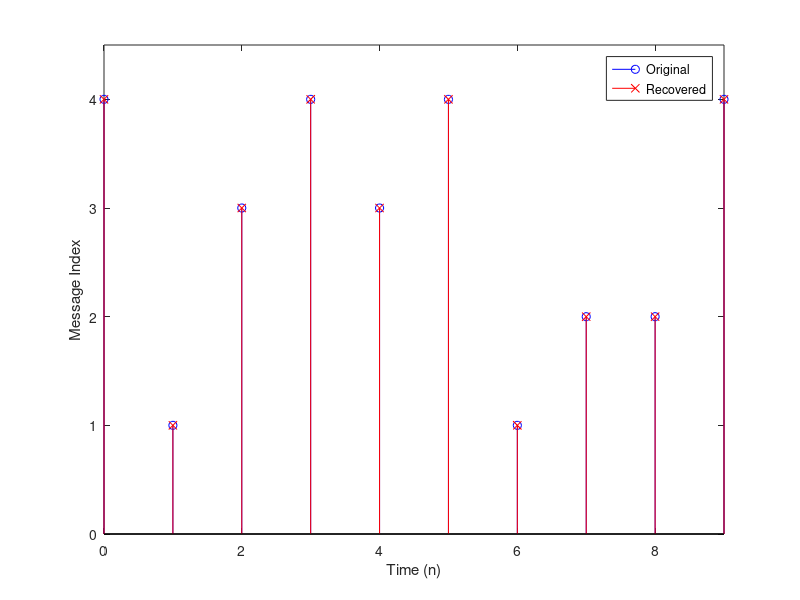

This chart was generated by the following MATLAB code:
%----------------------------------------------------------------------
% Chapter 4
% "Digital Communication Systems Engineering Using Software Defined Radio
% MATLAB Scripts
%----------------------------------------------------------------------

% Clear workspace
clear all;

figNum = 1;
%%%%%%%%%%%%%%%%%%%%%%%%%%%%%%%%%%%%%%%%%%%%%%%%%%%%%%%%%%%%%
%% Gram-Schmidt Orthogonalization and Vectorization

% Define parameters
N_samp = 1000; % Number of samples per time unit

% Create orthonormal basis functions
phi1 = [( 1/sqrt(3))*ones(1,N_samp) ...
	( 1/sqrt(3))*ones(1,N_samp) ...
	(-1/sqrt(3))*ones(1,N_samp)];
phi2 = [( 1/sqrt(6))*ones(1,N_samp) ...
	( 1/sqrt(6))*ones(1,N_samp) ...
	( 2/sqrt(6))*ones(1,N_samp)];
phi3 = [0*ones(1,N_samp) 0*ones(1,N_samp) 0*ones(1,N_samp)];
phi4 = [( 1/sqrt(2))*ones(1,N_samp) ...
	(-1/sqrt(2))*ones(1,N_samp) ...
	  0*ones(1,N_samp)];

% Based on these orthonormal basis functions, create the four symbol waveforms
sig_s1 = (2/sqrt(3))*phi1 + (sqrt(6)/3)*phi2 + 0*phi3 + 0*phi4;
sig_s2 = 0*phi1 + 0*phi2 + 0*phi3 + sqrt(2)*phi4;
sig_s3 = (sqrt(3))*phi1 + 0*phi2 + 0*phi3 + 0*phi4;
sig_s4 = (-1/sqrt(3))*phi1 + (-4/sqrt(6))*phi2 + 0*phi3 + 0*phi4;


%% Correlator-based receiver implementation using Gram-Schmidt example
% previous demonstrated

% Define parameters
N_symb = 10; % Number of symbols contained within intercepted signal

% Randomly generate intercepted waveform consisting of s1(n), s2(n), s3(n), and s4(n)
rx_sig = [];
orig_msg = [];
for ind = 1:1:N_symb,
    rnd_val = rand(1,1);
    if (rnd_val < 0.25) % Add s1(n) waveform
        rx_sig = [rx_sig sig_s1];
        orig_msg = [orig_msg 1];
    elseif ((rnd_val >= 0.25)&&(rnd_val < 0.5)) % Add s2(n) waveform
        rx_sig = [rx_sig sig_s2];
        orig_msg = [orig_msg 2];
    elseif ((rnd_val >= 0.5)&&(rnd_val < 0.75)) % Add s3(n) waveform
        rx_sig = [rx_sig sig_s3];
        orig_msg = [orig_msg 3];
    else % Add s4(n) waveform
        rx_sig = [rx_sig sig_s4];
        orig_msg = [orig_msg 4];
    end;
end;

% Vectorize the intercepted signal
dim1_comp = [];
dim2_comp = [];
dim4_comp = [];
for ind = 1:1:N_symb,
    dim1_comp = [dim1_comp sum(rx_sig(((ind-1)*3*N_samp+1):1:(ind*3*N_samp)).*phi1)];
    dim2_comp = [dim2_comp sum(rx_sig(((ind-1)*3*N_samp+1):1:(ind*3*N_samp)).*phi2)];
    dim4_comp = [dim4_comp sum(rx_sig(((ind-1)*3*N_samp+1):1:(ind*3*N_samp)).*phi4)];
end;
dim1_comp = dim1_comp/N_samp;
dim2_comp = dim2_comp/N_samp;
dim4_comp = dim4_comp/N_samp;

% Using the correlator receiver approach, we determine the closest symbol
% vector to each vectorized waveform based on Euclidean distance
s1vec = [(2/sqrt(3)) (sqrt(6)/3) 0 0];
s2vec = [0 0 0 sqrt(2)];
s3vec = [(sqrt(3)) 0 0 0];
s4vec = [(-1/sqrt(3)) (-4/sqrt(6)) 0 0];
est_msg = [];
for ind = 1:1:N_symb,
    [val,symb_ind] = min([ ...
        sum((s1vec - [dim1_comp(ind) dim2_comp(ind) 0 dim4_comp(ind)]).^2) ...
        sum((s2vec - [dim1_comp(ind) dim2_comp(ind) 0 dim4_comp(ind)]).^2) ...
        sum((s3vec - [dim1_comp(ind) dim2_comp(ind) 0 dim4_comp(ind)]).^2) ...
        sum((s4vec - [dim1_comp(ind) dim2_comp(ind) 0 dim4_comp(ind)]).^2) ...
        ]);
    est_msg = [est_msg symb_ind];
end;

% Plot original message and recovered message after intercepted signal was
% vectorized and correlated with available message vectors
figure(figNum); figNum = figNum+1;
stem(0:1:(N_symb-1),orig_msg,'bo');hold on;
stem(0:1:(N_symb-1),est_msg,'rx');
xlabel('Time (n)');ylabel('Message Index');
%title('Matching Correlator Receiver Output with Original Transmission');
legend('Original','Recovered');axis([0 N_symb-1 0 4.5]);
hold off;
